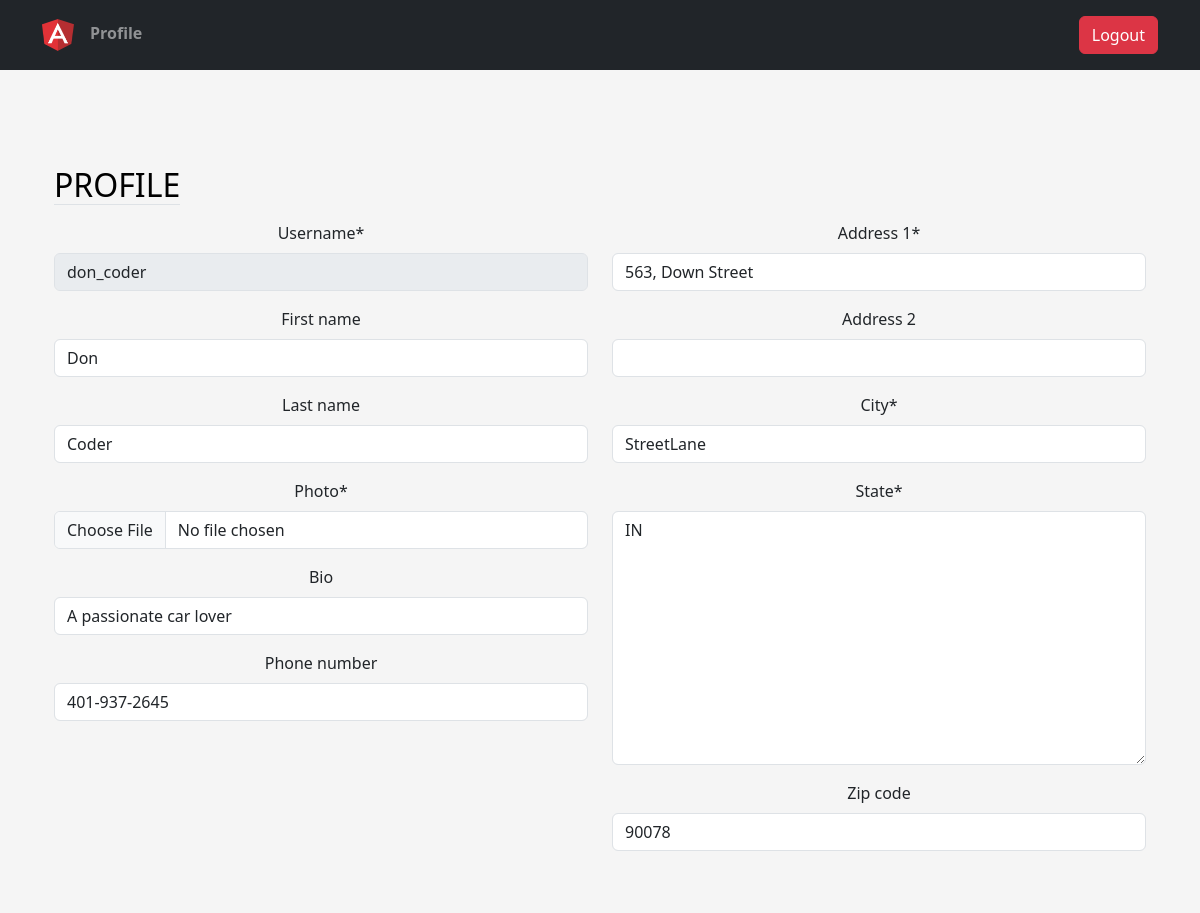
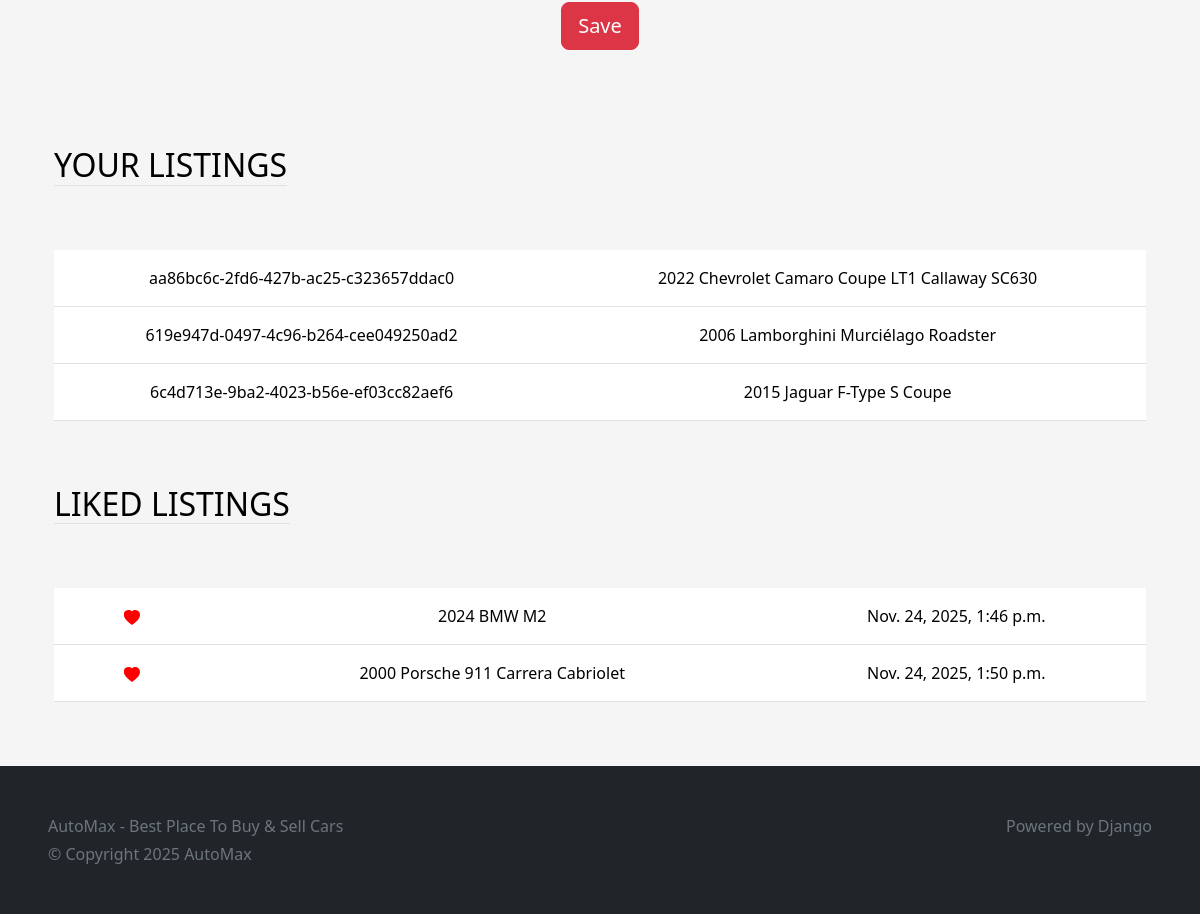
/profile/ (signed in), run on the app's committed database (2 pictures, top to bottom).
### users/models.py (models this page shows, shortened)
class Profile(models.Model):
    user = models.OneToOneField(User, on_delete=models.CASCADE)
    photo = models.ImageField(upload_to=user_directory_path,null=True)
    bio = models.CharField(max_length=100, blank=True)
    phone_number = models.CharField(max_length=13, blank=True)
    location = models.OneToOneField(Location, on_delete=models.SET_NULL, null=True)

class Location(models.Model):
    address_1 = models.CharField(max_length=128, blank=True)
    address_2 = models.CharField(max_length=128, blank=True)
    city = models.CharField(max_length=64)
    state = USStateField(default="NY")
    zip_code = USZipCodeField(blank=True)

### main/models.py (models this page shows, shortened)
class Listing(models.Model):
    id = models.UUIDField(primary_key=True, default=uuid.uuid4, unique=True, editable=False)
    created_at = models.DateTimeField(auto_now_add=True)
    updated_at = models.DateTimeField(auto_now=True)
    seller = models.ForeignKey(Profile, on_delete=models.CASCADE)
    brand = models.CharField(max_length=24, choices=CARS_BRANDS, default=None)
    model = models.CharField(max_length=64, default=None)
    vin = models.CharField(max_length=17, default=None)
    mileage = models.IntegerField(default=0)
    color = models.CharField(max_length=24, default=None)
    description = models.TextField()
    engine = models.CharField(max_length=24)
    transmission = models.CharField(max_length=24, choices=TRANSMISSION_OPTIONS, default=None)
    location = models.OneToOneField(Location, on_delete=models.SET_NULL, null=True)
    image = models.ImageField(upload_to=user_listing_path)

class LikedListing(models.Model):
    profile = models.ForeignKey(Profile, on_delete=models.CASCADE)
    listing = models.ForeignKey(Listing, on_delete=models.CASCADE)
    like_date = models.DateTimeField(auto_now_add=True)

### users/views.py (the view, shortened to what this page needs)
# urls.py: path('profile/', ProfileView.as_view(), name='profile'),
@method_decorator(login_required, name='dispatch')
class ProfileView(View):
    def get(self, request):
        user_listings = Listing.objects.filter(seller=request.user.profile)
        user_liked_listings = LikedListing.objects.filter(profile=request.user.profile).all()
        user_form = UserForm(instance=request.user)
        profile_form = ProfileForm(instance=request.user.profile)
        location_form = LocationForm(instance=request.user.profile.location)
        return render(request, "views/profile.html", {'user_form': user_form, 'profile_form': profile_form, 'location_form': location_form, 'user_listings': user_listings, 'user_liked_listings': user_liked_listings})

### users/forms.py
class UserForm(forms.ModelForm):
    username = forms.CharField(disabled=True)
    class Meta:
        model = User
        fields = ("username", "first_name", "last_name")

class ProfileForm(forms.ModelForm):
    photo = forms.ImageField(widget=CustomPictureImageFieldWidget)
    bio = forms.TextInput()
    class Meta:
        model = Profile
        fields = ("photo", "bio", "phone_number")

### users/templates/views/profile.html (shortened to what this page needs)
{% extends "base/base.html" %}
{% load static %}
{% load crispy_forms_tags %}
{% block body %}
    <div class="container-fluid text-center py-5">
        <div class="container px-4 py-5" id="hanging-icons">
            <div class="row g-4">
                <div class="col d-flex align-items-start">
                    <div>
                        <h2 class="mb-3 border-bottom" style="color: black; font-weight: normal; text-transform: uppercase;">Profile</h2>
                    </div>
                </div>
            </div>
            <form action="" method="post" enctype="multipart/form-data">
                <div class="row">
                    <div class="col-6">
                        {{user_form|crispy}}
                        {{profile_form|crispy}}
                    </div>
                    <div class="col-6">
                        {{location_form|crispy}}
                    </div>
                </div>
                <button class="btn btn-lg mt-5 btn-danger" type="submit" value="Submit">Save</button>
            </form>
        </div>
        <div class="container px-4">
            <div class="row g-4 py-5">
                <div class="col d-flex align-items-start">
                    <div>
                        <h2 class="mb-3 border-bottom" style="color: black; font-weight: normal; text-transform: uppercase;">Your Listings</h2>
                    </div>
                </div>
            </div>
            <table class="table table-hover">
                <tbody>
                    {% for listing in user_listings  %}
                        <tr>
                            <td class="py-3">
                                  <a href="{% url 'listing' id=listing.id %}" style="text-decoration: none; color: black;">
                                    {{listing.id}}
                                  </a>
                            </td>
                            <td class="py-3">
                                <a href="{% url 'listing' id=listing.id %}" style="text-decoration: none; color: black;">
                                    {{listing.model}}
                                </a>
                            </td>
                        </tr>
                    {% endfor %}
                </tbody>
            </table>
        </div>
        <div class="container px-4">
            <div class="row g-4 py-5">
                <div class="col d-flex align-items-start">
                    <div>
                        <h2 class="mb-3 border-bottom" style="color: black; font-weight: normal; text-transform: uppercase;">Liked Listings</h2>
                    </div>
                </div>
            </div>
            <table class="table table-hover">
                <tbody>
                    {% for liked_listing in user_liked_listings  %}
                        <tr>
                            <td class="py-3" style="padding-left: 30px;">
                                <svg xmlns="http://www.w3.org/2000/svg" width="16" height="16" fill="red" viewBox="0 0 16 16" style="margin-right: 30px;">
                                    <path fill-rule="evenodd" d="M8 1.314C12.438-3.248 23.534 4.735 8 15C-7.534 4.736 2.562-3.248 8 1.314z"/>
                                </svg>
                            </td>
                            <td class="py-3">
                                <a href="{% url 'listing' id=liked_listing.listing.id %}" style="text-decoration: none; color: black;">
                                    {{ liked_listing.listing.model }}
                                </a>
                            </td>
                            <td class="py-3">{{ liked_listing.like_date }}</td>
                        </tr>
                    {% endfor %}
                </tbody>
            </table>
        </div>
    </div>
{% endblock body %}

### main/static/css/style.css (style rules this page uses)
html, body { height: 100%; }
body { align-items: center; padding-bottom: 40px; background-color: #f5f5f5; }
.h2, h2 { color: white; }

### data on the page
Profile: bio "A passionate car lover", phone_number "401-937-2645"
Location: address_1 "563, Down Street", city "StreetLane", state "IN", zip_code "90078"
Listing: id "aa86bc6c-2fd6-427b-ac25-c323657ddac0", model "2022 Chevrolet Camaro Coupe LT1 Callaway SC630"
Listing: id "619e947d-0497-4c96-b264-cee049250ad2", model "2006 Lamborghini Murciélago Roadster"
Listing: id "6c4d713e-9ba2-4023-b56e-ef03cc82aef6", model "2015 Jaguar F-Type S Coupe"
LikedListing: listing.model "2024 BMW M2", like_date "Nov. 24, 2025, 1:46 p.m."
LikedListing: listing.model "2000 Porsche 911 Carrera Cabriolet", like_date "Nov. 24, 2025, 1:50 p.m."
